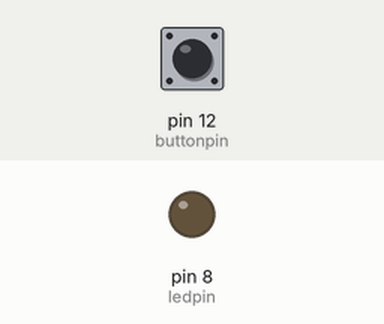
Recording of a sketch running on a simulated Arduino Uno, built with avr-gcc and run on an emulated ATmega328P. Shown: output pins drawn as LEDs (lit = HIGH). The test bench sets the inputs (shaded band); at power-on: pin 12 (buttonpin) HIGH.

Above: at 1.2 s.
1.3 s: pin 12 (buttonpin) pulled LOW for 0.15 s
At 2.2 s:
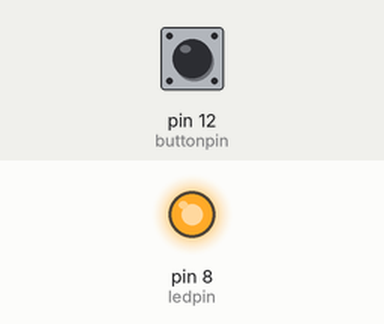
2.9 s: pin 12 (buttonpin) pulled LOW for 1 s
At 3.5 s:
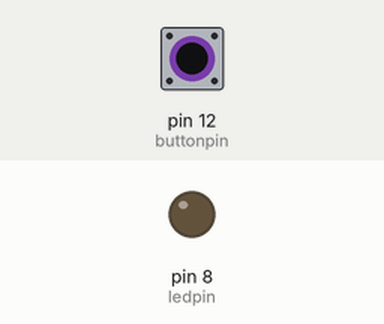
5.4 s: pin 12 (buttonpin) pulled LOW for 3.2 s
At 6.6 s:
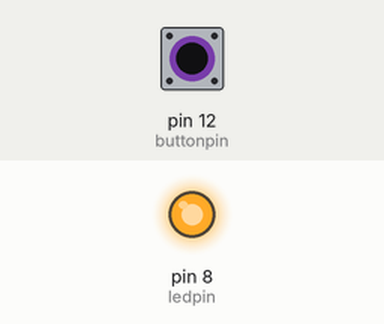
Timing chart, 0 to 8.4 s (numbered marks = the images above; inputs shaded):
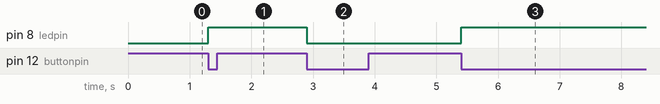

Measured:
- after the input at 1.3 s, pin 8 (ledpin): LOW → HIGH at once
- after the input at 2.9 s, pin 8 (ledpin): HIGH → LOW at once
- after the input at 5.4 s, pin 8 (ledpin): LOW → HIGH at once

The sketch:

15.REDO_TOGGLE_PUSH_UP_BUTTON.ino
```cpp
int ledpin=8;
int buttonpin=12;
int buttonread;
int buttonread2;


void setup() {
  // put your setup code here, to run once:
Serial.begin(9600);
pinMode(ledpin,OUTPUT);
pinMode(buttonpin,INPUT);

}

void loop() {
  // put your main code here, to run repeatedly:
buttonread=digitalRead(buttonpin);


while (buttonread==0){                                 //buttonread=0
  digitalWrite(ledpin,HIGH);
  buttonread=digitalRead(buttonpin);
  while (buttonread==1){
      buttonread2=digitalRead(buttonpin);
      //buttonread=1  buttonread2=1

      while (buttonread2==0){
          digitalWrite(ledpin,LOW);
          buttonread2=digitalRead(buttonpin);
      //buttonread=1  buttonread2=0

          while (buttonread2==1){
              buttonread=2;
              //buttonread=1  buttonread2=1
              buttonread2=2;

          }
      }

  }
}

}
```
